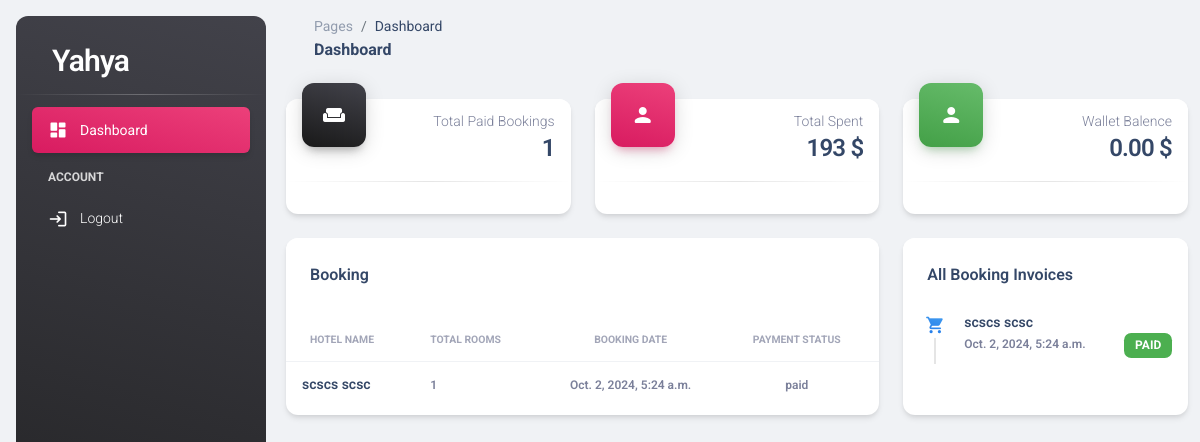
Before: /dashboard/ (signed in) with the older database file.
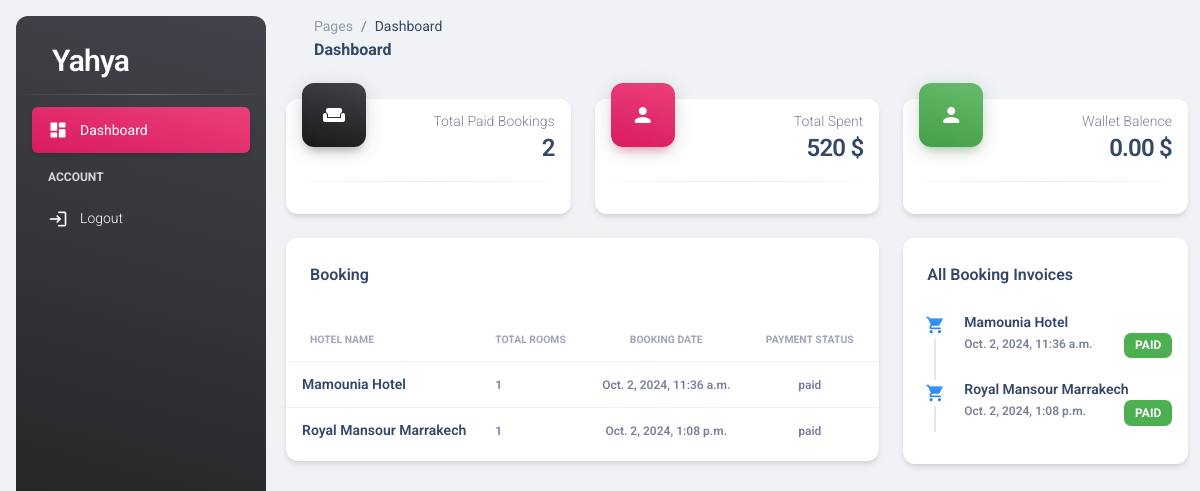
After: the same page with the newer database file.
### hotel/models.py (models this page shows, shortened)
class Booking(models.Model):
    user = models.ForeignKey(User, on_delete=models.SET_NULL, null=True, blank=True)
    payment_status = models.CharField(max_length=100, choices=PAYMENT_STATUS ,default='pending')
    full_name = models.CharField(max_length=200,null=True, blank=True)
    email = models. EmailField(max_length=200,null=True, blank=True)
    phone = models.CharField(max_length=200,null=True, blank=True)
    hotel = models.ForeignKey(Hotel, on_delete=models.SET_NULL, null=True, blank=True)
    room_type = models.ForeignKey(RoomType, on_delete=models.SET_NULL, null=True, blank=True)
    room = models.ManyToManyField(Room)
    before_discount = models.DecimalField(max_digits=12, decimal_places=2, default=0.00)
    total = models.DecimalField(max_digits=12, decimal_places=2, default=0.00)
    saved = models.DecimalField(max_digits=12, decimal_places=2, default=0.00)
    check_in_date = models.DateField()
    check_out_date = models.DateField()
    total_days = models.PositiveIntegerField(default=0)
    num_adults = models.PositiveIntegerField(default=0)
    num_children = models.PositiveIntegerField(default=1)
    checked_in = models.BooleanField(default=False)
    checked_out = models.BooleanField(default=False)
    is_active = models.BooleanField(default=False)
    checked_in_tracker = models.BooleanField(default=False)
    checked_out_tracker = models.BooleanField(default=False)
    date = models.DateTimeField (auto_now_add=True)
    stripe_payment_intent = models.CharField(max_length=1000, null=True, blank=True)
    success_id = ShortUUIDField(unique=True, length=10, max_length=20, alphabet="abcdefghijklmnopqrstuvwxyz", null=True, blank=True)
    booking_id = ShortUUIDField(unique=True, length=10, max_length=20, alphabet="abcdefghijklmnopqrstuvwxyz")

class Hotel(models.Model):
    user = models.ForeignKey(User, on_delete=models.SET_NULL, null=True)
    name = models.CharField(max_length=100, null=True)
    description= CKEditor5Field(null=True, blank=True , config_name="extends")
    image = models.FileField(upload_to="hotel_galley")
    address = models.CharField(max_length=200)
    mobile = models.CharField(max_length=200)
    email = models. EmailField(max_length=100)
    status = models.CharField(max_length=20, choices=HOTEL_STATUS, default="Live")
    tags = models.CharField(max_length=200, help_text="Seperate tags with comma")
    views = models.IntegerField(default=0)
    featured = models.BooleanField(default=False)
    hid = ShortUUIDField(unique=True, length=10, max_length=20, alphabet="abcdefghijklmnopqrstuvwxyz")
    slug= models.SlugField (unique=True)
    date = models.DateTimeField(auto_now_add=True)

### user_dashboard/views.py (the view)
# urls.py: path("dashboard/", include("user_dashboard.urls")),
def dashboard (request):
    bookings = Booking.objects.filter(user=request.user, payment_status="paid")
    total_spent = Booking.objects.filter(user=request.user, payment_status="paid").aggregate(amount=models.Sum("total"))
    context = {
        "bookings": bookings,
        "total_spent": total_spent,
    }
    return render(request, "user_dashboard/dashboard.html", context)

### templates/user_dashboard/dashboard.html (shortened to what the changed rows need)
{% load static %}
<!DOCTYPE html>
<html lang="en">
  <head>
    <link href="{% static 'css/dashboard/nucleo-icons.css' %}" rel="stylesheet" />
    <link href="{% static 'css/dashboard/nucleo-svg.css' %}" rel="stylesheet" />
    <link id="pagestyle"
      href="{% static 'css/dashboard/material-dashboard.css' %}"
      rel="stylesheet" />
  </head>
  <body class="g-sidenav-show  bg-gray-200">
    <main
      class="main-content position-relative max-height-vh-100 h-100 border-radius-lg ">
      <div class="container-fluid py-4">
        <div class="row">
          <div class="col-xl-4 col-sm-6 mb-xl-0 mb-4">
            <div class="card">
              <div class="card-header p-3 pt-2">
                <div class="text-end pt-1">
                  <p class="text-sm mb-0 text-capitalize">Total paid Bookings</p>
                  <h4 class="mb-0">{{bookings.count}}</h4>
                </div>
              </div>
            </div>
          </div>
          <div class="col-xl-4 col-sm-6 mb-xl-0 mb-4">
            <div class="card">
              <div class="card-header p-3 pt-2">
                <div class="text-end pt-1">
                  <p class="text-sm mb-0 text-capitalize">Total spent </p>
                  <h4 class="mb-0">{{total_spent.amount|default:"0"}} $</h4>
                </div>
              </div>
            </div>
          </div>
        </div>
        <div class="row my-4">
          <div class="col-lg-8 col-md-6 mb-md-0 mb-4">
            <div class="card">
              <div class="card-body px-0 pb-2">
                <div class="table-responsive">
                  <table class="table align-items-center mb-0">
                    <thead>
                      <tr>
                        <th
                          class="text-uppercase text-secondary text-xxs font-weight-bolder opacity-7">Hotel Name </th>
                        <th
                          class="text-uppercase text-secondary text-xxs font-weight-bolder opacity-7 ps-2">Total Rooms</th>
                        <th
                          class="text-center text-uppercase text-secondary text-xxs font-weight-bolder opacity-7">Booking Date</th>
                        <th
                          class="text-center text-uppercase text-secondary text-xxs font-weight-bolder opacity-7">Payment Status</th>
                             </tr>
                    </thead>
                    <tbody>
                      {% for booking in bookings %}
                        <tr>
                          <td>
                            <div class="d-flex px-2 py-1">
                              <div
                                class="d-flex flex-column justify-content-center">
                                <h6 class="mb-0 text-sm">{{booking.hotel.name}}</h6>
                              </div>
                            </div>
                          </td>
                          <td class="">
                            <span class="text-xs font-weight-bold"> {{booking.room.all.count}}
                            </span>
                          </td>
                          <td class="align-middle text-center text-sm">
                            <span class="text-xs font-weight-bold"> {{booking.date}}
                            </span>
                          </td>
                          <td class="align-middle text-center text-sm">
                            <span class="text-xs font-weight-bold"> {{booking.payment_status}}
                            </span>
                          </td>
                        </tr>
                      {% endfor %}
                    </tbody>
                  </table>
                </div>
              </div>
            </div>
          </div>
          <div class="col-lg-4 col-md-6">
          <div class="card h-100">
            <div class="card-body p-3">
              <div class="timeline timeline-one-side">
                {% for booking in bookings %}
                <div class="timeline-block mb-3">
                  <span class="timeline-step">
                    <i class="material-icons text-info text-gradient">shopping_cart</i>
                  </span>
                  <div class="timeline-content">
                    <h6 class="text-dark text-sm font-weight-bold mb-0 ">{{booking.hotel.name}} </h6>
                    <span class="badge bg-success float-end">{{booking.payment_status}}</span>
                    <p class="text-secondary font-weight-bold text-xs mt-1 mb-0">{{booking.date}}</p>
                  </div>
                </div>
                {% endfor %}
              </div>
            </div>
          </div>
        </div>
        </div>
      </div>
    </main>
  </body>
</html>

Changed rows visible on the page:
removed Booking: hotel.name "scscs scsc", room.all.count "1", date "Oct. 2, 2024, 5:24 a.m.", payment_status "paid", payment_status "PAID"
added Booking: hotel.name "Mamounia Hotel", room.all.count "1", date "Oct. 2, 2024, 11:36 a.m.", payment_status "paid", payment_status "PAID"
added Booking: hotel.name "Royal Mansour Marrakech", room.all.count "1", date "Oct. 2, 2024, 1:08 p.m.", payment_status "paid", payment_status "PAID"
Other visible differences:
{{ bookings.count }}: "1" → "2"
{{ total_spent.amount|default:"0" }}: "193" → "520"
